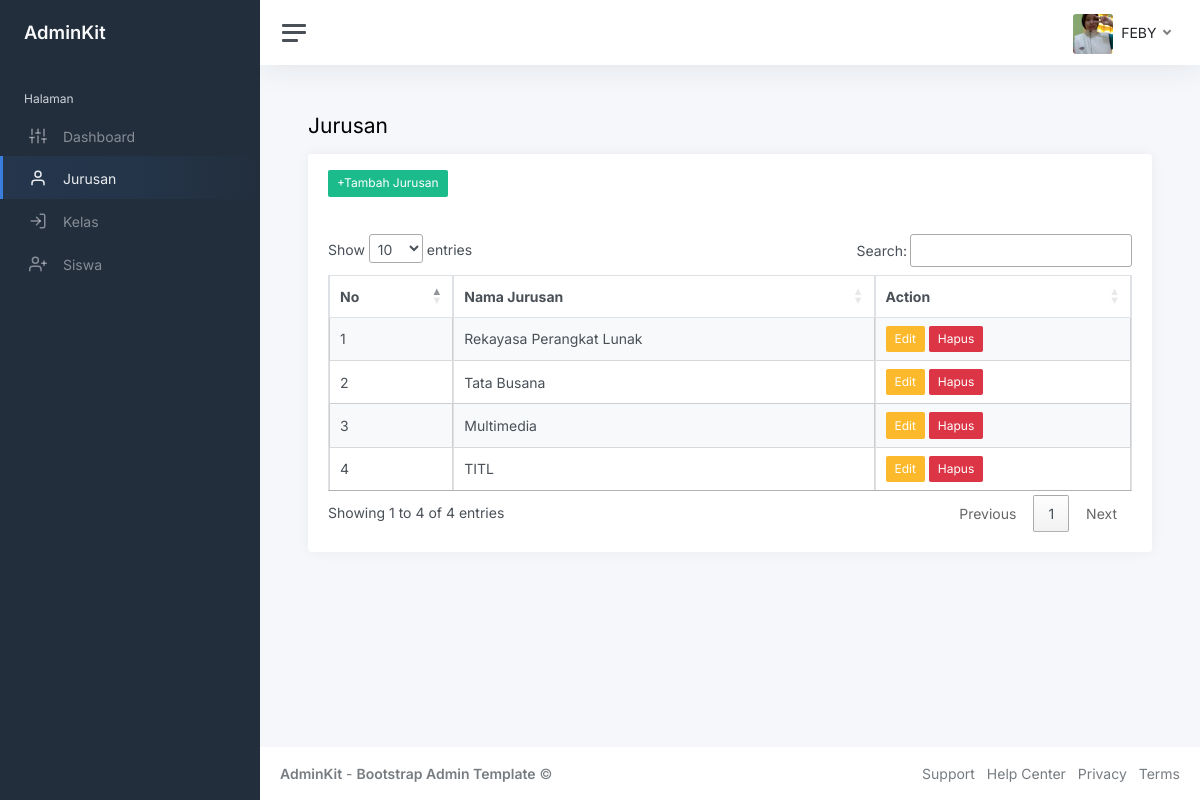
Page /index.php?page=jurusan (signed in) on the committed database.
### tables this page shows
CREATE TABLE `jurusan` (
  `id_jurusan` int(11) NOT NULL,
  `nama_jurusan` varchar(50) NOT NULL
);

### jurusan.php (the view, shortened to what this page needs)
<h1 class="h3 mb-3">Jurusan</h1>
                    <div class="row">
                        <div class="col-12">
                            <div class="card flex-fill">
                                <div class="card-header">
                                    <a href="?page=tambah-jurusan" class="btn btn-success btn-sm">+Tambah Jurusan</a>
                                </div>
                               <div class="card-body">
                                <table class="table table-bordered table-striped table-hover cell-border" id="jurusan">
                                    <thead>
                                        <tr>
                                            <th>No</th>
                                            <th>Nama Jurusan</th>
                                            <th>Action</th>
                                        </tr>
                                    </thead>
                                    <tbody>
                                        <?php
                                        $i =  1;
                                        $query = mysqli_query($koneksi, "SELECT * FROM jurusan");
                                        while ($data = mysqli_fetch_array($query)) {
                                            ?>
                                            <tr>
                                                <td><?php echo $i ?></td>
                                                <td><?php echo $data['nama_jurusan'] ?></td>
                                                <td>
                                                    <a href="?page=edit-jurusan&id=<?php echo $data['id_jurusan'] ?>" class="btn btn-warning btn-sm">Edit</a>
                                                    <a href="?page=hapus-jurusan&id=<?php echo $data['id_jurusan'] ?>" class="btn btn-danger btn-sm">Hapus</a>
                                                </td>
                                            </tr>
                                            <?php
                                            $i++;
                                        }
                                        ?>
                                    </tbody>
                                </table>
                               </div>
                            </div>
                        </div>
                    </div>

### rows in the picture
jurusan: nama_jurusan "Rekayasa Perangkat Lunak"
jurusan: nama_jurusan "Tata Busana"
jurusan: nama_jurusan "Multimedia"
jurusan: nama_jurusan "TITL"

### other values in the picture
$_SESSION['user']['nama'] "FEBY"
